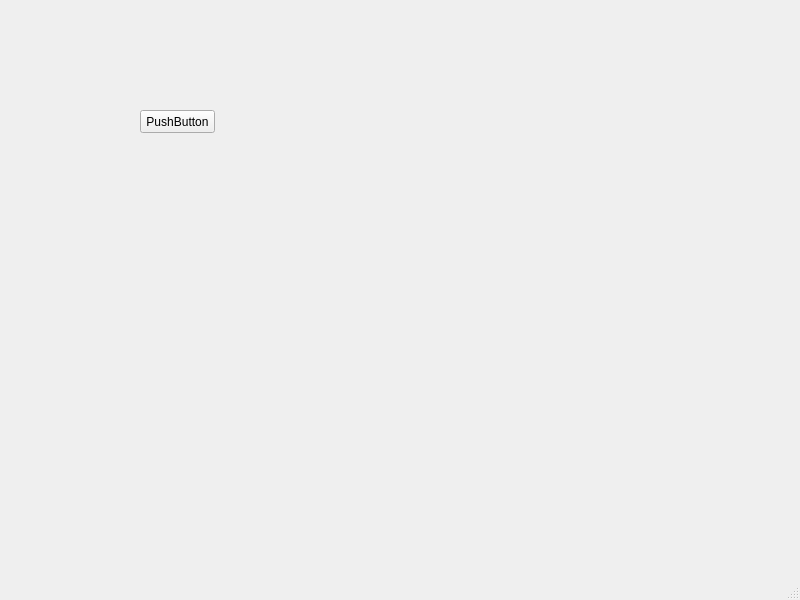
<?xml version="1.0" encoding="UTF-8"?>
<ui version="4.0">
 <class>MainWindow</class>
 <widget class="QMainWindow" name="MainWindow">
  <property name="geometry">
   <rect>
    <x>0</x>
    <y>0</y>
    <width>800</width>
    <height>600</height>
   </rect>
  </property>
  <property name="windowTitle">
   <string>MainWindow</string>
  </property>
  <widget class="QWidget" name="centralwidget">
   <widget class="QPushButton" name="pushButton">
    <property name="geometry">
     <rect>
      <x>140</x>
      <y>110</y>
      <width>75</width>
      <height>23</height>
     </rect>
    </property>
    <property name="text">
     <string>PushButton</string>
    </property>
   </widget>
  </widget>
  <widget class="QMenuBar" name="menubar">
   <property name="geometry">
    <rect>
     <x>0</x>
     <y>0</y>
     <width>800</width>
     <height>21</height>
    </rect>
   </property>
  </widget>
  <widget class="QStatusBar" name="statusbar"/>
 </widget>
 <resources/>
 <connections/>
</ui>
